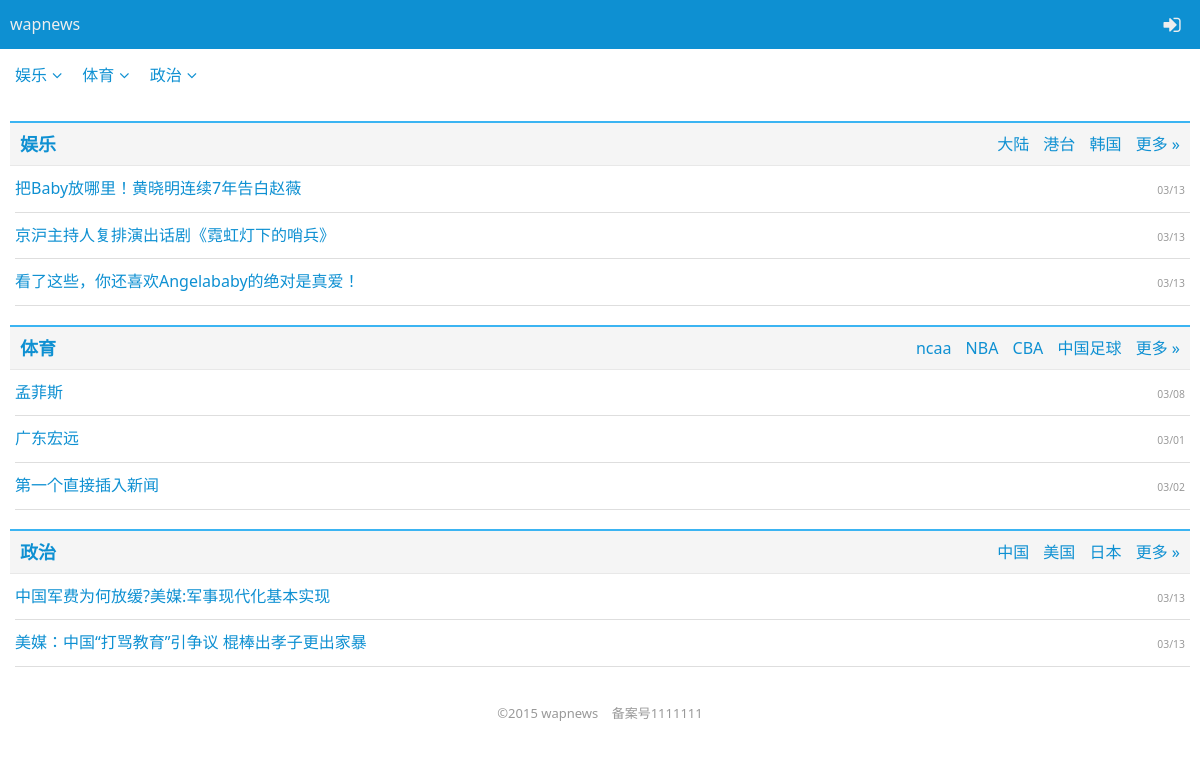
The page /application/index.php on the database its author committed.
### tables this page shows
CREATE TABLE `wap_news_category` (
  `category_id` int(11) NOT NULL AUTO_INCREMENT COMMENT '新闻分类id',
  `category_name` varchar(50) DEFAULT NULL COMMENT '新闻分类名称',
  `category_parent_id` int(11) DEFAULT NULL COMMENT '上级分类id',
  `category_manage_id` int(11) DEFAULT NULL COMMENT '分类编辑id',
  `category_porder` int(10) unsigned DEFAULT NULL COMMENT '排序',
  `category_iscanuse` tinyint(4) DEFAULT '1' COMMENT '分类是否可用',
  PRIMARY KEY (`category_id`)
);

CREATE TABLE `wap_news_content` (
  `content_id` int(11) NOT NULL AUTO_INCREMENT COMMENT '新闻编号',
  `content_title` varchar(50) NOT NULL COMMENT '新闻标题',
  `content_content` varchar(1000) NOT NULL COMMENT '新闻内容',
  `content_category_id` int(10) unsigned NOT NULL COMMENT '属于哪个分类',
  `content_author_id` int(11) NOT NULL COMMENT '新闻作者id',
  `content_post_time` datetime DEFAULT NULL COMMENT '新闻发布日期',
  `content_last_time` datetime DEFAULT NULL COMMENT '最后回复日期',
  PRIMARY KEY (`content_id`)
);

### application/conf/tool.inc.php (called while the page is built, shortened)
<?php
function is_user_login($link)
{
    if (isset($_COOKIE['user']['user_login_name']) || isset($_COOKIE['user']['user_password'])) {
        {
            $query = "select * from wap_user where
	        user_login_name = '{$_COOKIE['user']['user_login_name']}' and sha1(user_password) = '{$_COOKIE['user']['user_password']}'";
            $result = execute($link, $query);
            if (mysqli_num_rows($result) == 1) {
                return true;
            } else {
                return false;
            }
        }
    } else {
        return false;
    }
}

### application/conf/mysql.inc.php (called while the page is built, shortened)
<?php
function execute($link, $query) {
	$result = mysqli_query ( $link, $query );
	return $result;
}
?>

### application/index.php (the view, shortened to what this page needs)
<?php
include_once 'conf/mysql.inc.php';
?>
<?php
include_once 'common/header.inc.php';
?>
<nav data-am-widget="menu" class="am-menu  am-menu-default">
	<ul class="am-menu-nav am-avg-sm-3">
		<?php
$query = "select * from wap_news_category where category_parent_id =0 order by category_porder,category_id desc ";
$result = execute($link, $query);
while ($data = mysqli_fetch_assoc($result)) {
    ?>
			<li class="am-parent"><a
			href="#" class=""><?php echo $data['category_name']?></a>
			<ul class="am-menu-sub am-collapse  am-avg-sm-2 ">
			        <?php
    $query_category_son = "select * from wap_news_category where category_parent_id ={$data['category_id']} order by category_porder,category_id desc";
    $result_category_son = execute($link, $query_category_son);
        ?>
			</ul></li>
		<?php }?>
		</ul>
</nav>
<?php
$query_category = "select * from wap_news_category where category_parent_id =0 order by category_porder,category_id desc";
$result_category = execute($link, $query_category);
while ($data_category = mysqli_fetch_assoc($result_category)) {
    ?>
<div data-am-widget="list_news"
	class="am-list-news am-list-news-default">
	<div data-am-widget="titlebar" class="am-titlebar am-titlebar-multi">
		<h2 class="am-titlebar-title ">
			<a
				href="category.php?id=<?php echo $data_category['category_id'] ?>"
				class=""><?php echo $data_category['category_name'] ?></a>
		</h2>
		<nav class="am-titlebar-nav">
<?php
    $query_category_son = "select * from wap_news_category where category_parent_id ={$data_category['category_id']} order by category_porder,category_id desc limit 4";
    $result_category_son = execute($link, $query_category_son);
    while ($data_category_son = mysqli_fetch_assoc($result_category_son)) {
        ?>
        <a href="category_son.php?id=<?php  echo $data_category_son['category_id']?>"
				class=""><?php  echo $data_category_son['category_name']?></a>
<?php
    }
    ?>
			<a
				href="cate_list.php?id=<?php echo $data_category['category_id'] ?>"
				class="">更多 &raquo;</a>
		</nav>
	</div>
	<div class="am-list-news-bd">
		<ul style="padding-left: 5px" class="am-list" >
					<?php
    $query_news = "select * from wap_news_content where content_category_id in
            (select category_id from wap_news_category where category_parent_id = {$data_category['category_id']} )";
    $result_news = execute($link, $query_news);
    while ($data_news = mysqli_fetch_assoc($result_news)) {
        ?>
			<li class="am-g am-list-item-dated"><a
				href="news.php?id=<?php echo $data_news['content_id'] ?>"
				class="am-list-item-hd ">
			<?php echo $data_news['content_title']?>
			</a>
							<span class="am-list-date"><small> <?php echo date('m/d',strtotime($data_news['content_post_time'])) ?></small></span></li>
		<?php }?>
		</ul>
	</div>
</div>
<?php }?>
<?php include_once 'common/footer.inc.php';?>

### application/common/header.inc.php (shortened to what this page needs)
<?php
include_once 'conf/mysql.inc.php';
include_once 'conf/tool.inc.php';
?>
<!doctype html>
<html class="no-js">
<head>
<link rel="stylesheet" href="../public/assets/css/amazeui.min.css">
<link rel="stylesheet" href="../public/assets/css/app.css">
</head>
<body>
	<header data-am-widget="header" class="am-header am-header-default "
		data-am-sticky>
		<div class="am-header-left am-header-nav">
			<a href="index.php" class=""> <?php echo SITE_NAME ?> </a>
		</div>
<?php
$link = connect();
$user_id = is_user_login($link);
if (isset($user_id) && ($user_id != '')) {
    $ask = date('H');
    $say = '';
    switch ($ask) {
        case '07':
        case '08':
        case '09':
        case '10':
        case '11':
            $say = '上午好';
            break;
        case '12':
        case '13':
            $say = '中午好';
            break;
        case '14':
        case '15':
        case '16':
        case '17':
        case '18':
            $say = '下午好';
            break;
        case '19':
        case '20':
        case '21':
        case '22':
            $say = '晚上好';
            break;
        default:
            $say = '不要熬夜哦';
            break;
    }
    $_COOKIE['user']['user_name'];
    $A = <<<A
		<h1 class="am-fr"><a href="#right" data-am-offcanvas > <img  style="margin-bottom:5px" width="40px" src="{$_COOKIE['user']['user_touxiang']}" class=" am-circle" alt="{$_COOKIE['user']['user_name']}" /></a></h1>
		<div class="am-header-right am-header-nav">
			<div id="right" class="am-offcanvas">
			  <div class="am-offcanvas-bar am-offcanvas-bar-flip">
			    <div class="am-offcanvas-content">
				<ul class="am-menu-nav am-avg-sm-1">
				<li><h1><a >{$_COOKIE['user']['user_name']}，{$say} ！</a></h1></li>
				<li><a href="search.php" class=""> <i class="am-header-icon am-icon-search"></i> &nbsp; 搜索中心	</a> </li>
		      	<li ><a href="info.php?id={$_COOKIE['user']['user_id']}" ><i class="am-header-icon am-icon-user"></i> &nbsp; 个人空间</a></li>
			      	<li><a href="logout.php" ><i class="am-header-icon am-icon-sign-out"></i> &nbsp; 注销登录</a></li>
				</ul>
			    </div>
			  </div>
			</div>
A;
    echo $A;
} else {
    $B = <<<A
	<div class="am-header-right am-header-nav">
<a href="login.php"><i class="am-header-icon am-icon-sign-in"></i>
			</a>
A;
    echo $B;
}
?>
		</div>
	</header>

### application/common/footer.inc.php (shortened to what this page needs)
<footer data-am-widget="footer" class="am-footer am-footer-default"
	data-am-footer="{  }">
	<div class="am-footer-miscs ">
		<p>&copy;2015 <?php echo SITE_NAME ?></p>
		<p>备案号1111111</p>
	</div>
</footer>
</body>
</html>

### rows shown on the page
wap_news_category: category_name "娱乐"
wap_news_category: category_name "体育"
wap_news_category: category_name "政治"
wap_news_category: category_name "大陆"
wap_news_category: category_name "港台"
wap_news_category: category_name "韩国"
wap_news_content: content_title "把Baby放哪里！黄晓明连续7年告白赵薇", content_post_time "03/13"
wap_news_content: content_title "京沪主持人复排演出话剧《霓虹灯下的哨兵》", content_post_time "03/13"
wap_news_content: content_title "看了这些，你还喜欢Angelababy的绝对是真爱！", content_post_time "03/13"
wap_news_category: category_name "ncaa"
wap_news_category: category_name "NBA"
wap_news_category: category_name "CBA"
wap_news_category: category_name "中国足球"
wap_news_content: content_title "孟菲斯", content_post_time "03/08"
wap_news_content: content_title "广东宏远", content_post_time "03/01"
wap_news_content: content_title "第一个直接插入新闻", content_post_time "03/02"
wap_news_category: category_name "中国"
wap_news_category: category_name "美国"
wap_news_category: category_name "日本"
wap_news_content: content_title "中国军费为何放缓?美媒:军事现代化基本实现", content_post_time "03/13"
wap_news_content: content_title "美媒：中国“打骂教育”引争议 棍棒出孝子更出家暴", content_post_time "03/13"

### other values the page prints
SITE_NAME "wapnews"
